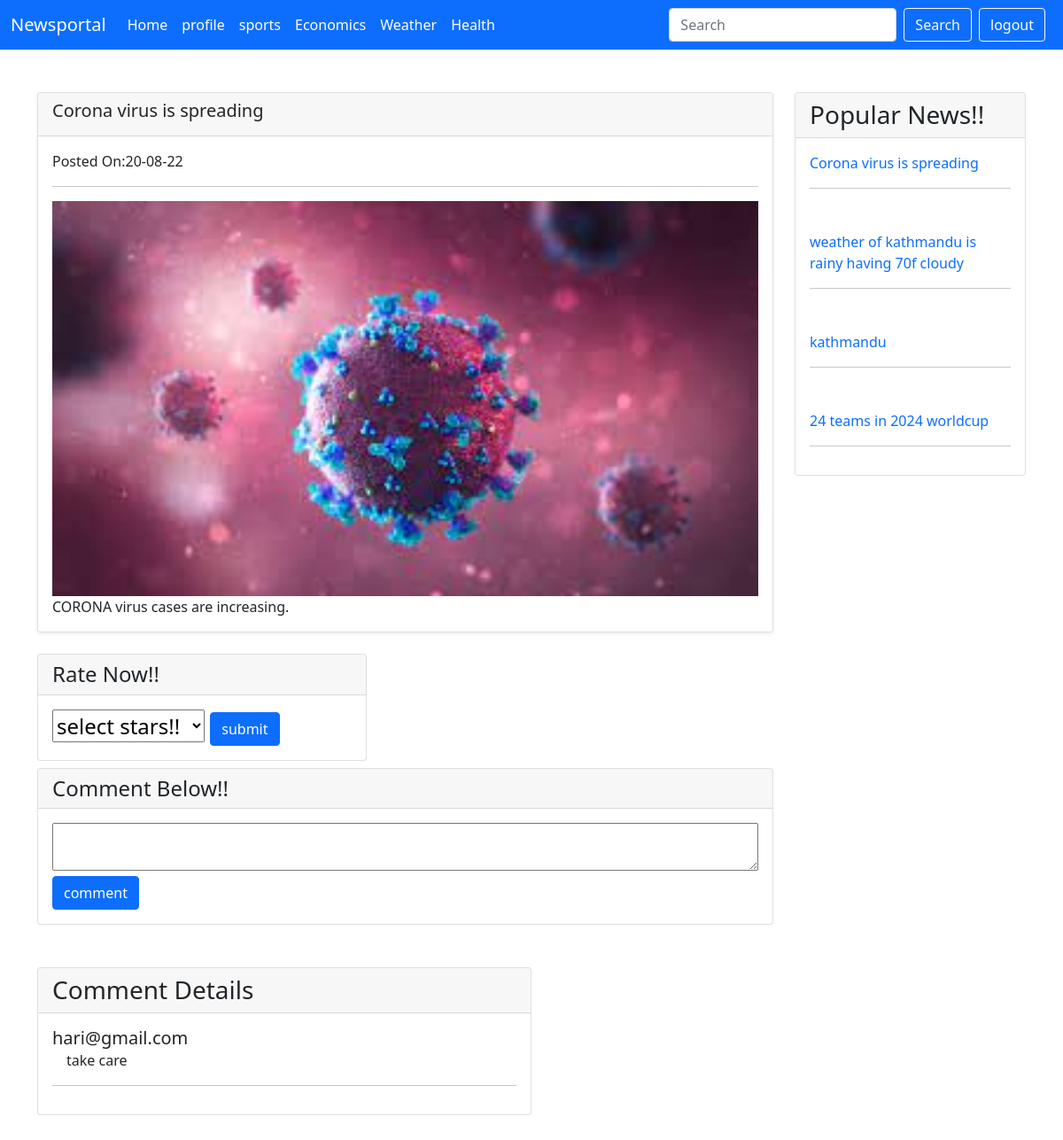
/user/post.php?title=Covid-19 (signed in), run on the app's committed database.
### tables this page shows
CREATE TABLE `category` (
  `cat_id` int(11) NOT NULL,
  `name` varchar(50) NOT NULL,
  `description` varchar(100) NOT NULL,
  `slug` varchar(50) NOT NULL
);

CREATE TABLE `news` (
  `nid` int(11) NOT NULL,
  `category` int(11) NOT NULL,
  `title` varchar(200) NOT NULL,
  `slug` varchar(100) NOT NULL,
  `description` varchar(5000) NOT NULL,
  `image` varchar(2000) NOT NULL,
  `date` varchar(100) NOT NULL
);

CREATE TABLE `comment` (
  `id` int(11) NOT NULL,
  `nid` int(11) DEFAULT NULL,
  `name` varchar(100) DEFAULT NULL,
  `comm` varchar(200) DEFAULT NULL,
  `status` varchar(23) NOT NULL DEFAULT 'unconfirmed'
);

### user/post.php (the view, shortened to what this page needs)
<?php
include('layout/header.php');
include('phpFile/conn.php');
?>
<div class="py-5">
    <div class="container">
        <div class="row">
            <div class="col-md-9">
                <?php
                if(isset($_GET['title'])){
                    $slug=mysqli_real_escape_string($conn,$_GET['title']);
                       $posts="SELECT * FROM news where slug='$slug'";
                       $posts_run=mysqli_query($conn,$posts);
                       if(mysqli_num_rows($posts_run)>0){
                        foreach($posts_run as $postItems){
                            ?>
                            <div class="card shadow-sm mb-4">
                                <div class="card-header">
                                <h5> <?=$postItems['title'];?></h5>
                                </div>
                              <div class="card-body">
                              <label class="text-dark me-2">Posted On:<?= date('d-m-y',strtotime($postItems['date']));?></label>
                             <hr>
                             <?php if( $postItems['image']!= null) : ?>
                            <img src="../admin/phpFile/image/<?= $postItems['image']?>" alt="<?=$postItems['title'];?>"style="width:100%; height:100%;"/>
                             <?php endif; ?>
                                <div>
                                 <?=$postItems['description'];?>
                                </div>
                            </div>
                         </div>
                        <?php
                        }
                    }else{
                        ?>
                        <h4> No such category found </h4>
                        <?php
                    }
                }else{
                    ?>
                    <h4> No such url </h4>
                    <?php
                }
                ?>
            </div>
            <div class="col-md-3">
                <div class="card">
                    <div class="card-header h3">
                        Popular News!!
                    </div>
                    <?php
                     $sql= "SELECT news.nid,news.slug, news.title, SUM(rating.counts) FROM rating
                    INNER JOIN news ON rating.nid = news.nid GROUP BY rating.nid, news.title ORDER BY SUM(rating.counts) desc LIMIT 5" ;
                         $comm_run=mysqli_query($conn,$sql);
                         foreach($comm_run as $commItem){
                                ?>
                        <div class="card-body">
                        <a class="text-decoration-none" href=" post.php?title=<?= $commItem['slug'];?>">
                            <span class="h6 col-md-4 mt-2"><?=$commItem['title'] ?></span><br>
                         </a>
                            <hr>
                        </div>
                        <?php
                                        }
                        ?>
                </div>
            </div>
            <?php if(isset($_SESSION['users'])):?>
        <form method="post" id="rate" name="rate">
            <div class="col-md-6 col-lg-4">
                <div class="card h4">
                    <div class="card-header">
                            Rate Now!!
                    </div>
                    <div class="card-body">
                        <select class="rate_select" name="rate_select" required>
                            <option value="0">select stars!!</option>
                        </select>
                        <button type="submit" class="btn btn-primary" id="rate_btn">submit</button>
                    </div>
                </div>
            </div>
        </form>
            <?php endif; ?>
        <?php if(isset($_SESSION['users'])):?>
        <form method="post" id="com" >
            <div class="row">
                <div class="col-md-9">
                    <div class="card">
                        <div class="card-header h4">
                            Comment Below!!
                        </div>
                        <div class="card-body">
                        <textarea class="col-md-12" name="desc"></textarea>
                            <input class="btn btn-primary" name="submit" type="submit" id="comm" value="comment">
                        </div>
                    </div>
                </div>
            </div>
        </form>
        <?php endif; ?>
        <div clas="row">
            <div class="col-md-6  mt-5">
                <div class="card">
                    <div class="card-header h3">
                        Comment Details
                    </div>
                    <?php if(isset($_GET['title'])){
                    $slug=mysqli_real_escape_string($conn,$_GET['title']);
                       $posts="SELECT * FROM news where slug='$slug'";
                       $posts_run=mysqli_query($conn,$posts);
                       if(mysqli_num_rows($posts_run)>0){
                         foreach($posts_run as $postItems){
                            $nid=$postItems['nid'];
                            $sql= "SELECT news.title,comment.name,comment.comm,comment.id
                            FROM comment
                            INNER JOIN news ON comment.nid = news.nid WHERE comment.nid='".$nid."' AND status='approved';
                            " ;
                                $comm_run=mysqli_query($conn,$sql);
                                foreach($comm_run as $commItem){
                            ?>
                    <div class="card-body">
                        <span class="h5 col-md-4 mt-2"><?=$commItem['name'] ?></span><br>
                        <span class="col-md-6 ms-3"><?=$commItem['comm']?></span>
                        <hr>
                    </div>
                    <?php
                                    }
                                }
                            }
                        }
                    ?>
                </div>
            </div>
        </div>
    </div>
</div>
<?php include('layout/footer.php');

### user/layout/header.php (shortened to what this page needs)
<?php include('phpFile/conn.php');
?>
<!DOCTYPE html>
<html lang="en">
<head>
    <link rel="stylesheet" href="./css/bootstrap.css">
    <link rel="stylesheet" href="https://cdnjs.cloudflare.com/ajax/libs/font-awesome/4.7.0/css/font-awesome.min.css">
    <link rel="stylesheet" href="https://use.fontawesome.com/releases/v5.8.1/css/all.css">
</head>
<body>
<nav class="navbar navbar-expand-lg bg-primary ">
  <div class="container-fluid" >
    <a class="navbar-brand text-white" href="index.php">Newsportal</a>
    <div class="collapse navbar-collapse" id="navbarSupportedContent">
      <ul class="navbar-nav me-auto mb-2 mb-lg-0 text-light">
        <li class="nav-item">
          <a class="nav-link active text-white" aria-current="page" href="index.php">Home</a>
        </li>
      <?php  if(isset($_SESSION['users'])){?>
        <li class="nav-item">
          <a class="nav-link active text-white" aria-current="page" href="./profile.php">profile</a>
        </li>
        <?php
        }
        ?>
        <?php
              $navbarCategory="SELECT * FROM category";
              $navbarCategory_run=mysqli_query($conn,$navbarCategory);
              if(mysqli_num_rows($navbarCategory_run)>0){
                foreach($navbarCategory_run as $navItems){
        ?>
         <li class="nav-item">
          <a class="nav-link text-white" href=" category.php?title=<?= $navItems['slug'];?>"><?=$navItems['name']?></a>
        </li>
        <?php
          }
          }
        ?>
      </ul>
      <form class="d-flex" role="search" method="post" action="./search.php">
        <input class="form-control me-2" type="search" placeholder="Search" aria-label="Search" name="search" required>
        <button class="btn border-light text-light" type="submit" name="sSubmit">Search</button>
      </form>
      <?php if(isset($_SESSION['users'])):?>
      <form class="d-flex me-2" method="post" action="logout.php">
      <input type="submit" class="btn border-light bg-primary text-white ms-2" value="logout">
      </form>
    <?php else:?> <form class="d-flex me-2" method="post" action="login.php">
      <input type="submit" class="btn border-light bg-primary text-white ms-2" value="login">
      </form>
      <?php endif; ?>
    </div>
  </div>
</nav>

### data on the page
category: name "sports"
category: name "Economics"
category: name "Weather"
category: name "Health"
news: title "Corona virus is spreading", date "20-08-22", image (picture), description "CORONA virus cases are increasing."
news: title "weather of kathmandu is rainy having 70f cloudy"
news: title "kathmandu"
news: title "24 teams in 2024 worldcup"
comment: name "hari@gmail.com", comm "take care"
